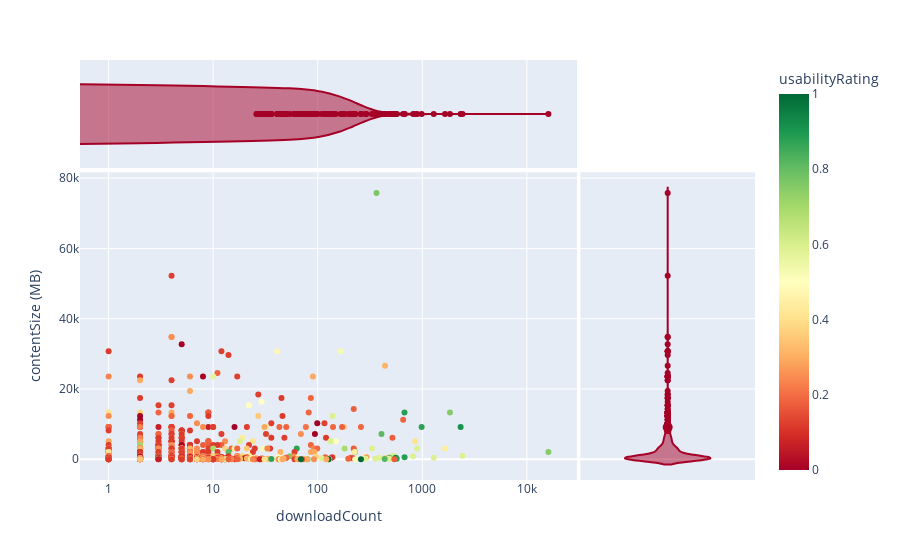

The code cell stored with this chart in its notebook:
### Code cell
fig = px.scatter(df, x="downloadCount", y="contentSize", marginal_x="violin", marginal_y='violin', color = 'usabilityRating', 
                 color_continuous_scale=px.colors.diverging.RdYlGn, log_x=True, labels=dict(contentSize="contentSize (MB)"))

fig.update_xaxes(tickvals=[1, 10, 100, 1000, 10000])

fig.show()

### Figure 1 — Plotly figure (JSON) as saved in the notebook; plotly's stock layout.template omitted (floating-point values rounded to 4 significant figures; data arrays with more than 128 entries replaced by an {"elided": "..."} marker saying what was removed)
{"data": [{"hovertemplate": "downloadCount=%{x}<br>contentSize (MB)=%{y}<br>usabilityRating=%{marker.color}<extra></extra>", "legendgroup": "", "marker": {"color": {"elided": "855 float values"}, "coloraxis": "coloraxis", "symbol": "circle"}, "mode": "markers", "name": "", "orientation": "v", "showlegend": false, "type": "scatter", "x": {"elided": "855 int values"}, "xaxis": "x", "y": {"elided": "855 float values"}, "yaxis": "y"}, {"alignmentgroup": "True", "hovertemplate": "downloadCount=%{x}<extra></extra>", "legendgroup": "", "marker": {"color": "rgb(165,0,38)", "symbol": "circle"}, "name": "", "offsetgroup": "", "scalegroup": "x", "showlegend": false, "type": "violin", "x": {"elided": "855 int values"}, "xaxis": "x3", "yaxis": "y3"}, {"alignmentgroup": "True", "hovertemplate": "contentSize (MB)=%{y}<extra></extra>", "legendgroup": "", "marker": {"color": "rgb(165,0,38)", "symbol": "circle"}, "name": "", "offsetgroup": "", "scalegroup": "y", "showlegend": false, "type": "violin", "xaxis": "x2", "y": {"elided": "855 float values"}, "yaxis": "y2"}], "layout": {"coloraxis": {"colorbar": {"title": {"text": "usabilityRating"}}, "colorscale": [[0, "rgb(165,0,38)"], [0.1, "rgb(215,48,39)"], [0.2, "rgb(244,109,67)"], [0.3, "rgb(253,174,97)"], [0.4, "rgb(254,224,139)"], [0.5, "rgb(255,255,191)"], [0.6, "rgb(217,239,139)"], [0.7, "rgb(166,217,106)"], [0.8, "rgb(102,189,99)"], [0.9, "rgb(26,152,80)"], [1, "rgb(0,104,55)"]]}, "legend": {"tracegroupgap": 0}, "margin": {"t": 60}, "xaxis": {"anchor": "y", "domain": [0, 0.7363], "tickvals": [1, 10, 100, 1000, 10000], "title": {"text": "downloadCount"}, "type": "log"}, "xaxis2": {"anchor": "y2", "domain": [0.7413, 1], "matches": "x2", "showgrid": false, "showline": false, "showticklabels": false, "ticks": "", "tickvals": [1, 10, 100, 1000, 10000]}, "xaxis3": {"anchor": "y3", "domain": [0, 0.7363], "matches": "x", "showgrid": true, "showticklabels": false, "tickvals": [1, 10, 100, 1000, 10000], "type": "log"}, "xaxis4": {"anchor": "y4", "domain": [0.7413, 1], "matches": "x2", "showgrid": false, "showline": false, "showticklabels": false, "ticks": "", "tickvals": [1, 10, 100, 1000, 10000]}, "yaxis": {"anchor": "x", "domain": [0, 0.7326], "title": {"text": "contentSize (MB)"}}, "yaxis2": {"anchor": "x2", "domain": [0, 0.7326], "matches": "y", "showgrid": true, "showticklabels": false}, "yaxis3": {"anchor": "x3", "domain": [0.7426, 1], "matches": "y3", "showgrid": false, "showline": false, "showticklabels": false, "ticks": ""}, "yaxis4": {"anchor": "x4", "domain": [0.7426, 1], "matches": "y3", "showgrid": true, "showline": false, "showticklabels": false, "ticks": ""}}}
